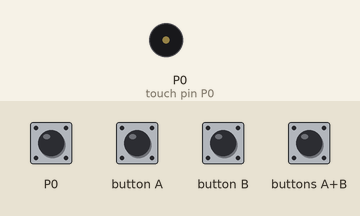
Bench run of a program on a simulated BBC micro:bit (MakeCode). Shown: buzzer (waves = sounding). The inputs (shaded band) are chosen by the test bench.

Above: at 1.2 s.
1.3 s: touch pin P0 pressed for 0.15 s
At 1.8 s:
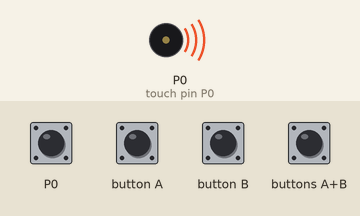
4.4 s: button A pressed for 0.15 s
7.4 s: button B pressed for 0.15 s
Timing chart, 0 to 12.8 s (numbered marks = the images above; inputs shaded):
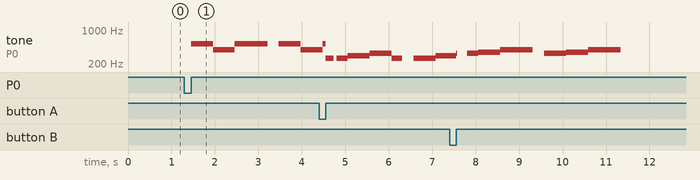

Measured:
- after the input at 1.3 s, tone on P0 (touch pin P0): plays 523 Hz for 0.51 s, 392 Hz for 0.51 s, 523 Hz for 0.75 s, 523 Hz for 0.51 s, 392 Hz for 0.42 s, starting after 0.15 s

The program:

main.ts
```typescript
input.onPinPressed(TouchPin.P0, function () {
    for (let index = 0; index < 2; index++) {
        music.playMelody("C5 C5 G G C5 C5 C5 - ", 240)
    }
})
input.onButtonPressed(Button.A, function () {
    for (let index = 0; index < 2; index++) {
        music.playMelody("C C D D E E C - ", 240)
    }
})
input.onButtonPressed(Button.AB, function () {
    for (let index = 0; index < 2; index++) {
        music.playMelody("G A G F E E C - ", 240)
    }
})
input.onButtonPressed(Button.B, function () {
    for (let index = 0; index < 2; index++) {
        music.playMelody("E E F F G G G - ", 240)
    }
})
```

test.ts
```typescript
// i test vanno qui; questi non saranno compilati quando questo pacchetto viene usato come estensione.
```
